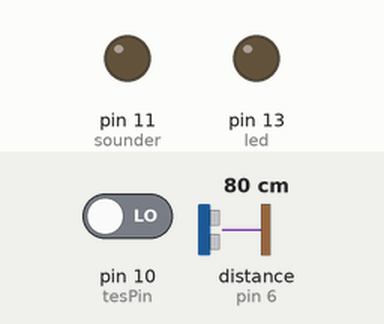
The sketch below on a simulated Arduino Uno, built with avr-gcc and run on an emulated ATmega328P. On the bench: output pins drawn as LEDs (lit = HIGH). The inputs (shaded band) are chosen by the test bench; at power-on: pin 10 (tesPin) LOW, distance to the obstacle (sensor on pin 6) 80 cm. The echo pulse lasts 58.3 µs per cm; pins used as bus, display or sensor lines are not drawn; what the sketch prints to the serial monitor is not drawn.

Above: at 2.8 s.
2.9 s: pin 10 (tesPin) driven HIGH
At 3.7 s:
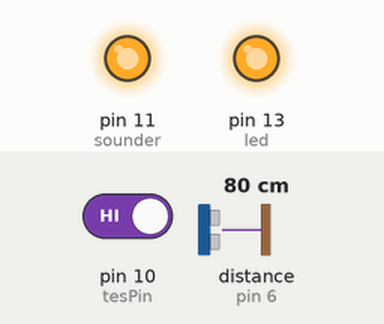
4.5 s: distance to the obstacle (sensor on pin 6) set to 194 cm
6.2 s: distance to the obstacle (sensor on pin 6) set to 205 cm
At 8.2 s:
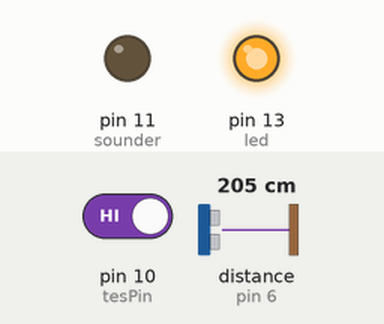
8.5 s: distance to the obstacle (sensor on pin 6) set to 2 cm
At 10.2 s:
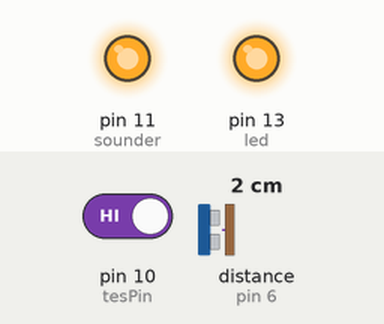
10.5 s: distance to the obstacle (sensor on pin 6) set to 250 cm
At 12.4 s:
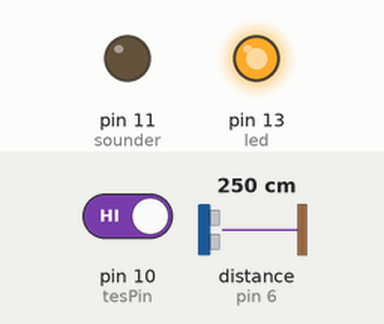
Timing chart, 0 to 13.5 s (numbered marks = the images above; inputs shaded):
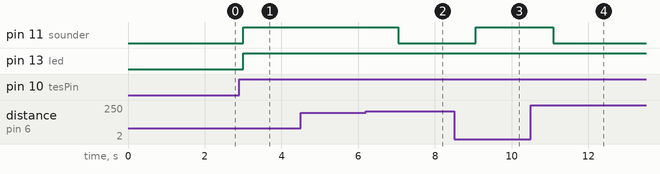

The sketch:

galon-otomatis.ino
```cpp
int trigPin = 7;
int echoPin = 6;
int sounder = 11;
int tesPin = 10;
int led = 13;
bool gelas;

void setup() {
  Serial.begin (9600);
  pinMode (trigPin, OUTPUT);
  pinMode (echoPin, INPUT);
  pinMode (sounder, OUTPUT);
  pinMode (tesPin, INPUT);
  pinMode (led, OUTPUT);
}

void loop() {
  gelas = digitalRead(tesPin);
  if (gelas == 1) {
    digitalWrite (led, HIGH);
    int duration, distance;
    digitalWrite (trigPin, HIGH);
    delayMicroseconds (10);
    digitalWrite (trigPin, LOW);
    duration = pulseIn (echoPin, HIGH);
    distance = (duration / 2) / 29.1;
    Serial.print ("Jarak Objek = ");
    Serial.print (distance);
    Serial.print (" cm");
    Serial.print ("\r");
    if (distance < 200) {
      digitalWrite (sounder, HIGH);
    } else {
      digitalWrite (sounder, LOW);
    }
  } else {
    digitalWrite (led, LOW);
    digitalWrite (sounder, LOW);
    Serial.println ("Gelas tidak ada");
  }
  delay (1000);
}
```

Measured:
- the behaviour switches between 199 and 200 cm on distance to the obstacle (sensor on pin 6) (found by bisection; images 1 and 2)
- after the input at 2.9 s, pin 11 (sounder): LOW → HIGH after 0.11 s; pin 13 (led): LOW → HIGH after 0.10 s
- after the input at 4.5 s, every drawn part: stays the same
- after the input at 6.2 s, pin 11 (sounder): HIGH → LOW after 0.85 s
- after the input at 8.5 s, pin 11 (sounder): LOW → HIGH after 0.56 s
- after the input at 10.5 s, pin 11 (sounder): HIGH → LOW after 0.58 s
